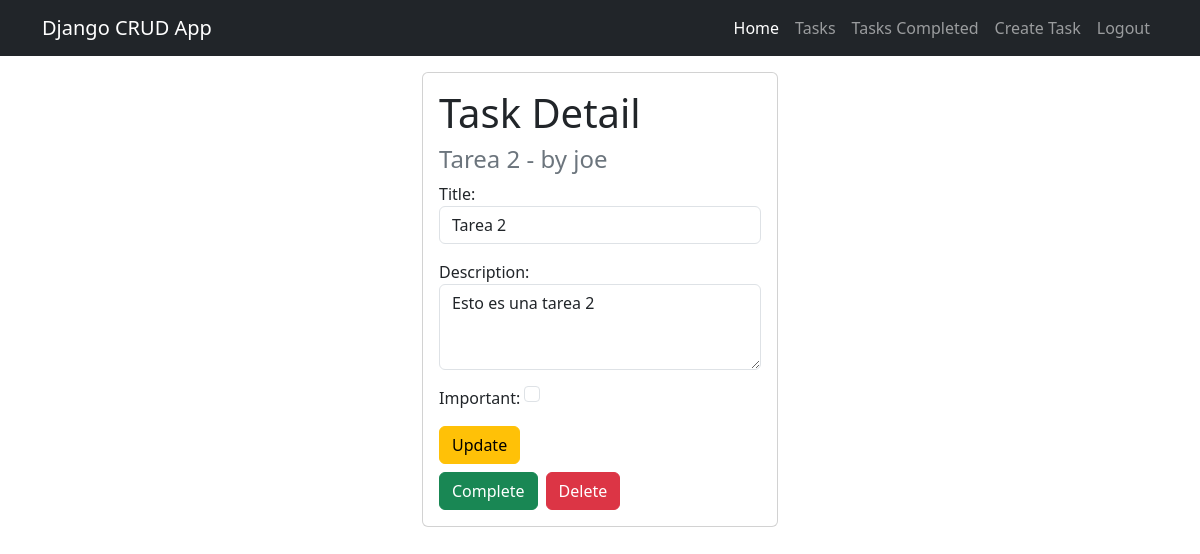
The page /tasks/2 (signed in) on the database its author committed.
### tasks/models.py (models this page shows)
class Task(models.Model):
    title = models.CharField(max_length=100)
    description = models.TextField(blank=True)
    created = models.DateTimeField(auto_now_add=True)
    date_completed = models.DateTimeField(null=True, blank=True)
    important = models.BooleanField(default=False)
    user = models.ForeignKey(User, on_delete=models.CASCADE)
    def __str__(self):
        return self.title + ' - by ' + self.user.username

### tasks/views.py (the view, shortened to what this page needs)
# urls.py: path('tasks/<int:task_id>', views.task_detail, name='task_detail'),
@login_required
def task_detail(request, task_id):
    task = get_object_or_404(Task, pk=task_id, user = request.user)
    if request.method == 'GET':
        form = CreateTaskForm(instance=task)
        return render(request, 'task_detail.html', {
            'task': task,
            'form': form
        })

### tasks/forms.py
class CreateTaskForm(forms.ModelForm):
    class Meta:
        model = Task
        fields = ['title', 'description', 'important']
        widgets = {
            'title': forms.TextInput(attrs={'class': 'form-control', 'placeholder': 'Write a title'}),
            'description': forms.Textarea(attrs={'class': 'form-control', 'placeholder': 'Write a description',
                                                 'rows': '3'}),
            'important': forms.CheckboxInput(attrs={'class': 'form-check-input m-auto'}),
        }

### tasks/templates/task_detail.html (shortened to what this page needs)
{% extends 'layouts/base.html' %}
{% block content %}
<main class="container">
    <div class="row">
        <div class="col-md-4 offset-md-4 mt-3">
            <div class="card card-body">
                <form method="POST">
                    <h1>Task Detail</h1>
                    <h4 class="text-secondary">{{ task }}</h4>
                    {{ form.as_p }}
                    <button class="btn btn-warning">
                        Update
                    </button>
                </form>
                <div class="d-flex mt-2">
                    <form action="{% url 'complete_task' task.id %}" method="POST" class="me-2">
                        <button class="btn btn-success">
                            Complete
                        </button>
                    </form>
                    <form action="{% url 'delete_task' task.id %}" method="POST">
                        <button class="btn btn-danger">
                            Delete
                        </button>
                    </form>
                </div>
            </div>
        </div>
    </div>
</main>
{% endblock %}

### rows shown on the page
Task: title+user "Tarea 2 - by joe", title "Tarea 2", description "Esto es una tarea 2"
